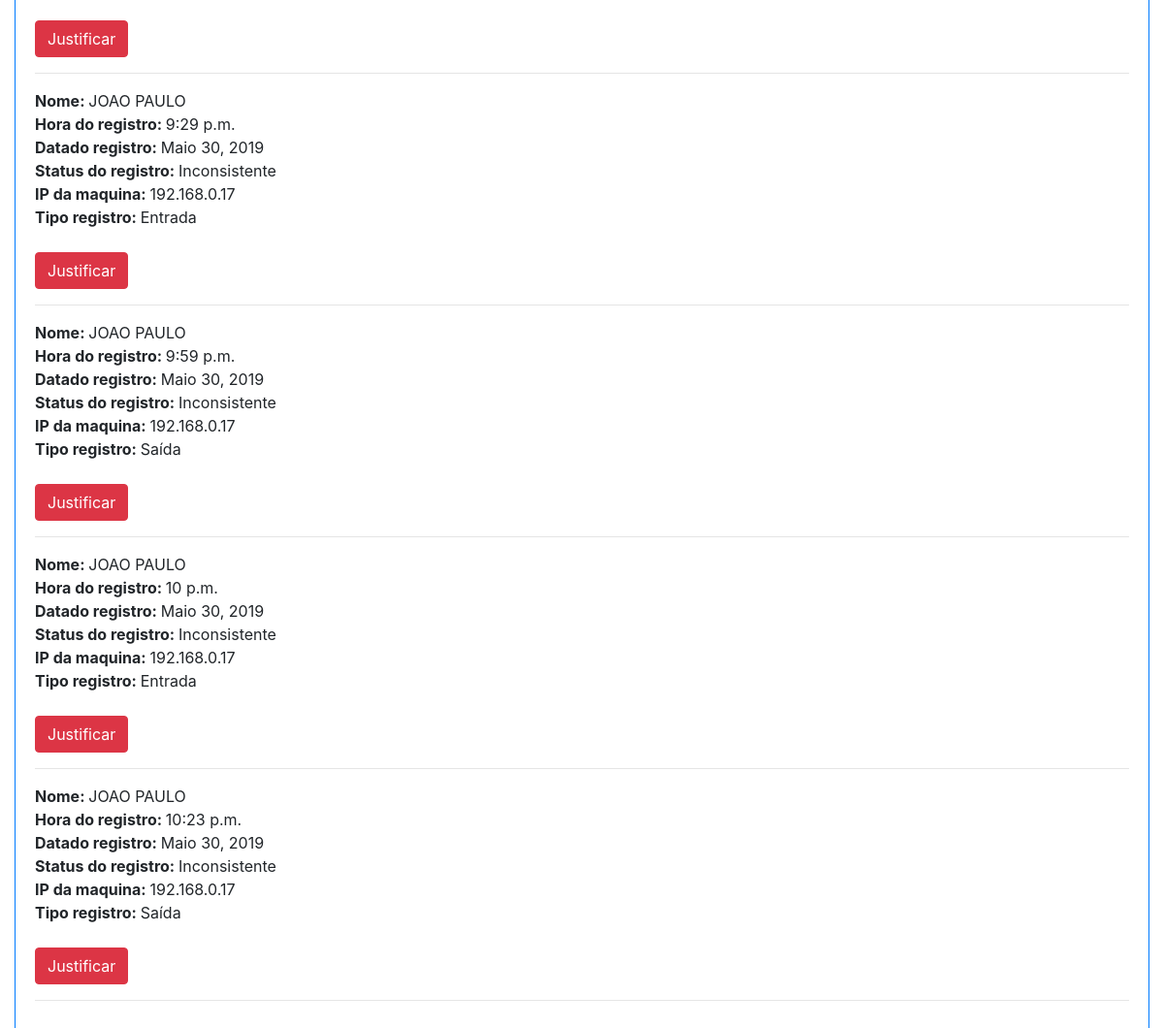
The page /nao/justificados/ (signed in, lower part) on the database as committed earlier.
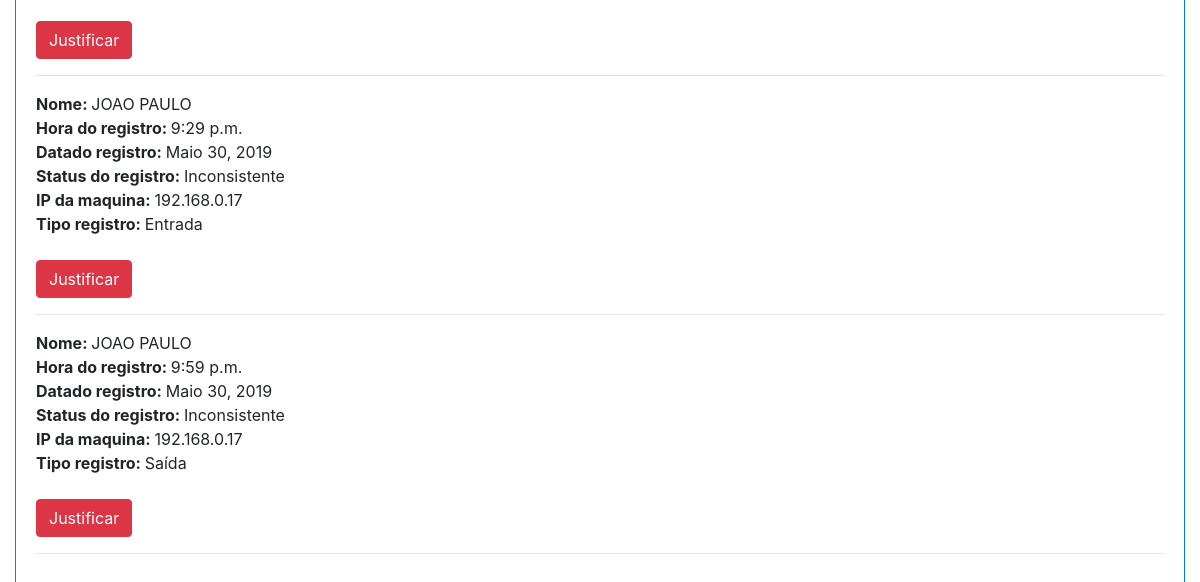
The same page on the database as committed later.
### app_ponto/models.py (models this page shows, shortened)
class Frequencia(models.Model):
    funcionario = models.ForeignKey(Funcionario, on_delete=models.SET_NULL, blank=True, null=True, verbose_name='Funcionário')
    hora_ponto = models.TimeField('Hora de entrada 1', blank=True, null=True)
    tipo_ponto = models.ForeignKey(TipoPonto, on_delete=models.SET_NULL, blank=True, null=True, verbose_name='Tipo ponto')
    data_resgistro = models.DateField('Data do registro', auto_now_add=True, blank=True, null=True)
    status_ponto = models.ForeignKey(StatusPonto, on_delete=models.SET_NULL, blank=True, null=True, verbose_name='Status ponto')
    ip_registro = models.CharField(max_length=20, default=pegar_ip(), editable=False, blank=True, null=True)
    juntificativa = models.TextField(blank=True, null=True)

class Funcionario(models.Model):
    usuario = models.OneToOneField(User, on_delete=models.SET_NULL, blank=True, null=True, verbose_name='Usuário')
    lider = models.ForeignKey('Funcionario', on_delete=models.SET_NULL, blank=True, null=True, verbose_name='Chefe Imediato')
    cargo = models.ForeignKey(CargoFuncionario, on_delete=models.SET_NULL, blank=True, null=True, verbose_name='Cargo do funcionário')
    conf_hora = models.ForeignKey(ConfiguracaoHora, on_delete=models.SET_NULL, blank=True, null=True, verbose_name='Configuração da hora')
    nome = models.CharField('Nome do funcionário', max_length=128)

class StatusPonto(models.Model):
    descricao = models.CharField('Descrição', max_length=128)
    def __str__(self):
        return self.descricao

class TipoPonto(models.Model):
    descricao = models.CharField('Descrição', max_length=128)
    def __str__(self):
        return self.descricao

### app_ponto/views.py (the view)
# urls.py: path('nao/justificados/', lista_nao_justificados, name='nao_justificados'),
@login_required
def lista_nao_justificados(request):
    user = request.user
    func = Funcionario.objects.get(usuario=user)
    frequencia_inconsistente_nao_justificada = Frequencia.objects.filter(status_ponto=2, juntificativa=None,
                                                                         funcionario=func.id)
    return render(request, 'app_ponto/nao_justificados.html', {'nao_justificada': frequencia_inconsistente_nao_justificada, 'user': user})

### app_ponto/templates/app_ponto/nao_justificados.html (shortened to what this page needs)
{% if user.is_authenticated %}
<!DOCTYPE html>
<html>
<head>
    <link rel="stylesheet" href="https://stackpath.bootstrapcdn.com/bootstrap/4.3.1/css/bootstrap.min.css"
>
</head>
<body>
<div class="container col-md-12" style="margin-top: 10px">
    <div class="card border-primary mb-3">
        <div class="card-body">
            <br>
            <div>
                {% for frequencia in nao_justificada%}
                    <div>
                        <b>Nome: </b>{{ frequencia.funcionario.nome }}
                        <br>
                        <b>Hora do registro: </b>{{ frequencia.hora_ponto }}
                        <br>
                        <b>Datado registro: </b>{{ frequencia.data_resgistro }}
                        <br>
                        <b>Status do registro: </b>{{ frequencia.status_ponto }}
                        <br>
                        <b>IP da maquina: </b>{{ frequencia.ip_registro }}
                        <br>
                        <b>Tipo registro: </b> {{ frequencia.tipo_ponto }}
                    </div>
                    <br>
                    {% if frequencia.juntificativa != Null and frequencia.juntificativa != '' %}
                        <p><b> Justificativa: </b>{{ frequencia.juntificativa }}</p>
                    {% else %}
                        <a class="btn btn-danger" href="justificar/{{frequencia.pk}}" role="button">Justificar</a>
                    {% endif %}
                    <hr>
                {% endfor %}
            </div>
        </div>
    </div>
</div>
</body>
</html>
{% endif %}

Rows that differ between the two databases and show on the page:
no longer on this page (row edited): Frequencia: funcionario.nome "JOAO PAULO", hora_ponto "10 p.m.", data_resgistro "Maio 30, 2019", status_ponto "Inconsistente", ip_registro "192.168.0.17", tipo_ponto "Entrada"
no longer on this page (row edited): Frequencia: funcionario.nome "JOAO PAULO", hora_ponto "10:23 p.m.", data_resgistro "Maio 30, 2019", status_ponto "Inconsistente", ip_registro "192.168.0.17", tipo_ponto "Saída"
